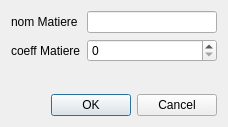
<?xml version="1.0" encoding="UTF-8"?>
<ui version="4.0">
 <class>DialogMatiere</class>
 <widget class="QDialog" name="DialogMatiere">
  <property name="geometry">
   <rect>
    <x>0</x>
    <y>0</y>
    <width>228</width>
    <height>127</height>
   </rect>
  </property>
  <property name="windowTitle">
   <string>Dialog</string>
  </property>
  <layout class="QVBoxLayout" name="verticalLayout">
   <item>
    <layout class="QFormLayout" name="formLayout">
     <property name="fieldGrowthPolicy">
      <enum>QFormLayout::AllNonFixedFieldsGrow</enum>
     </property>
     <item row="0" column="0">
      <widget class="QLabel" name="label">
       <property name="text">
        <string>nom Matiere</string>
       </property>
      </widget>
     </item>
     <item row="0" column="1">
      <widget class="QLineEdit" name="lineEditNomMat"/>
     </item>
     <item row="1" column="0">
      <widget class="QLabel" name="label_2">
       <property name="text">
        <string>coeff Matiere</string>
       </property>
      </widget>
     </item>
     <item row="1" column="1">
      <widget class="QSpinBox" name="spinBoxCoeffMat"/>
     </item>
    </layout>
   </item>
   <item>
    <widget class="QDialogButtonBox" name="buttonBox">
     <property name="orientation">
      <enum>Qt::Horizontal</enum>
     </property>
     <property name="standardButtons">
      <set>QDialogButtonBox::Cancel|QDialogButtonBox::Ok</set>
     </property>
    </widget>
   </item>
  </layout>
 </widget>
 <resources/>
 <connections>
  <connection>
   <sender>buttonBox</sender>
   <signal>accepted()</signal>
   <receiver>DialogMatiere</receiver>
   <slot>accept()</slot>
   <hints>
    <hint type="sourcelabel">
     <x>248</x>
     <y>254</y>
    </hint>
    <hint type="destinationlabel">
     <x>157</x>
     <y>274</y>
    </hint>
   </hints>
  </connection>
  <connection>
   <sender>buttonBox</sender>
   <signal>rejected()</signal>
   <receiver>DialogMatiere</receiver>
   <slot>reject()</slot>
   <hints>
    <hint type="sourcelabel">
     <x>316</x>
     <y>260</y>
    </hint>
    <hint type="destinationlabel">
     <x>286</x>
     <y>274</y>
    </hint>
   </hints>
  </connection>
 </connections>
</ui>
